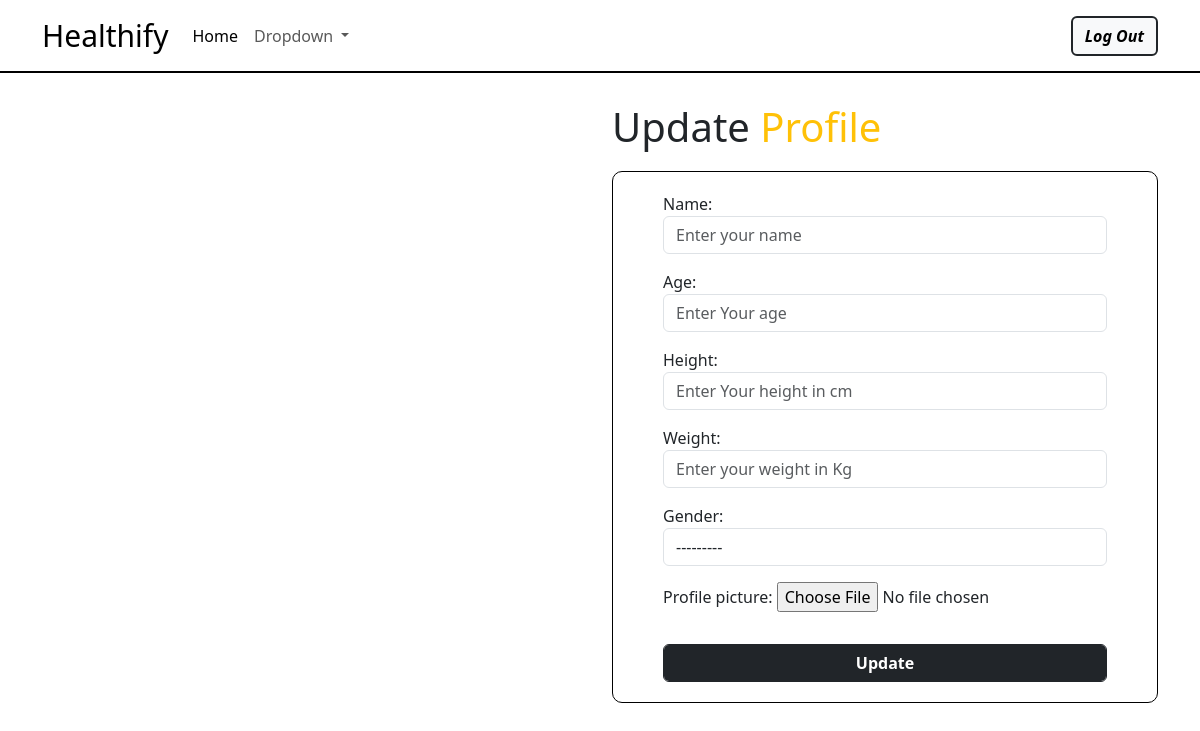
The app's page /upuser/7, older data.
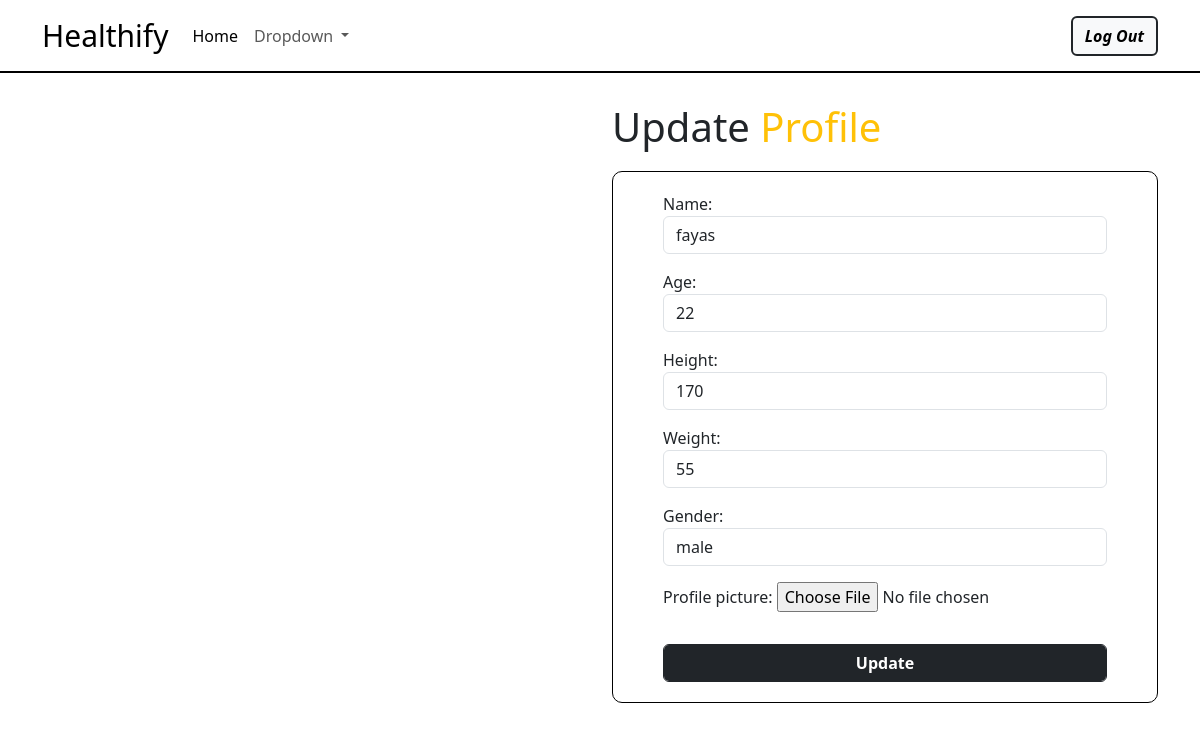
The same page, newer data.
### web/models.py (models this page shows, shortened)
class UserProfile_Model(models.Model):
    name=models.CharField(max_length=100,null=True)
    age=models.PositiveIntegerField(null=True)
    height=models.IntegerField(null=True)
    weight=models.IntegerField(null=True)
    gender=models.CharField(max_length=100,choices=[('male','male'),
                                                    ('female','female')],null=True)
    profile_picture=models.FileField(upload_to='images',null=True,blank=True)
    user=models.OneToOneField(User,on_delete=models.CASCADE)
    created_date=models.DateField(auto_now_add=True)
    updated_date=models.DateField(auto_now=True)
    is_active=models.BooleanField(default=True)
    def create_profile(sender,instance,created,**kwargs):
        if created:
            UserProfile_Model.objects.update_or_create(user=instance)
    post_save.connect(sender=User,receiver=create_profile)

### web/views.py (the view, shortened to what this page needs)
# urls.py: path('upuser/<int:pk>', Update_UserProfile_View.as_view(),name='upuser'),
class Update_UserProfile_View(View):
    def get(self, request, *args, **kwargs):
        id = kwargs.get('pk')
        data=UserProfile_Model.objects.get(id=id)
        form = UserProfile_Form(instance=data)
        return render(request, 'profile_update.html', {'form': form})

### web/forms.py
class UserProfile_Form(forms.ModelForm):
    class Meta:
        model=UserProfile_Model
        fields=['name','age','height','weight','gender','profile_picture']
        read_only_fields=['user','created_date','updated_date','is_active']
        widgets={
            'name':forms.TextInput(attrs={'class':'form-control',
                                          'placeholder': 'Enter your name'}),
            'age':forms.NumberInput(attrs={'class':'form-control',
                                            'placeholder':'Enter Your age'}),
            'height':forms.NumberInput(attrs={'class':'form-control',
                                               'placeholder':'Enter Your height in cm'}),
            'weight':forms.NumberInput(attrs={'class':'form-control',
                                               'placeholder':'Enter your weight in Kg'}),
            'gender':forms.Select(attrs={'class':'form-control'}),
            'profile_picture':forms.FileInput(attrs={'class':'form-control-file',
                                                      'id':'profile_image'})   #id is given because it will be useful for JavaScript interactions or CSS.
        }

### web/templates/profile_update.html (shortened to what this page needs)
<!DOCTYPE html>
<html lang="en">
<head>
    <link href="https://cdn.jsdelivr.net/npm/bootstrap@5.3.3/dist/css/bootstrap.min.css" rel="stylesheet"
>
</head>
<body>
    <div class="container-fluid">
        <div class="row">
            <nav class="navbar navbar-expand-lg header">
                <div class="container">
                    <a class="navbar-brand" href="#">Healthify</a>
                    <div class="collapse navbar-collapse" id="navbarSupportedContent">
                        <ul class="navbar-nav me-auto mb-2 mb-lg-0">
                            <li class="nav-item">
                                <a class="nav-link active" aria-current="page" href="{% url 'home' %}">Home</a>
                            </li>
                            <li class="nav-item dropdown">
                                <a class="nav-link dropdown-toggle" href="#" role="button" data-bs-toggle="dropdown"
                                    aria-expanded="false">
                                    Dropdown
                                </a>
                            </li>
                        </ul>
                        <form class="d-flex" role="search">
                            <div><a href="{% url 'logout' %}"
                                    class="btn btn-light border border-2 border-dark ms-2"><b><i>Log
                                            Out</i></b></a></div>
                        </form>
                    </div>
                </div>
            </nav>
        </div>
    </div>
    <div class="container block1">
        <div class="row">
            <div class="col-lg-6 col-md-6 col-sm-12 col-12">
            </div>
            <div class="col-lg-6 col-md-6 col-sm-12 col-12">
                <h1>Update <span class="text-warning">Profile</span></h1>
                <form class="fom" action="" method="post" enctype="multipart/form-data">
                    {{form.as_p}}
                    <button class="btn btn-dark form-control mt-3" type="submit"><b>Update</b></button>
                </form>
            </div>
        </div>
    </div>
</body>
</html>

### web/templates/profile_update.html (style rules this page uses)
* { margin: 0; padding: 0; box-sizing: border-box; }
.header { background-color: white; border-bottom: 2px solid black; }
.navbar-brand { font-size: 30px; }
.block1 { padding-top: 30px; }
.fom { border: 1px solid black; border-radius: 10px; padding: 20px 50px 20px 50px; margin-top: 20px; }

Row changes from the older to the newer data that the page shows:
changed UserProfile_Model: name (not shown) → "fayas"; age (not shown) → "22"; height (not shown) → "170"; weight (not shown) → "55"; gender "---------" → "male"
